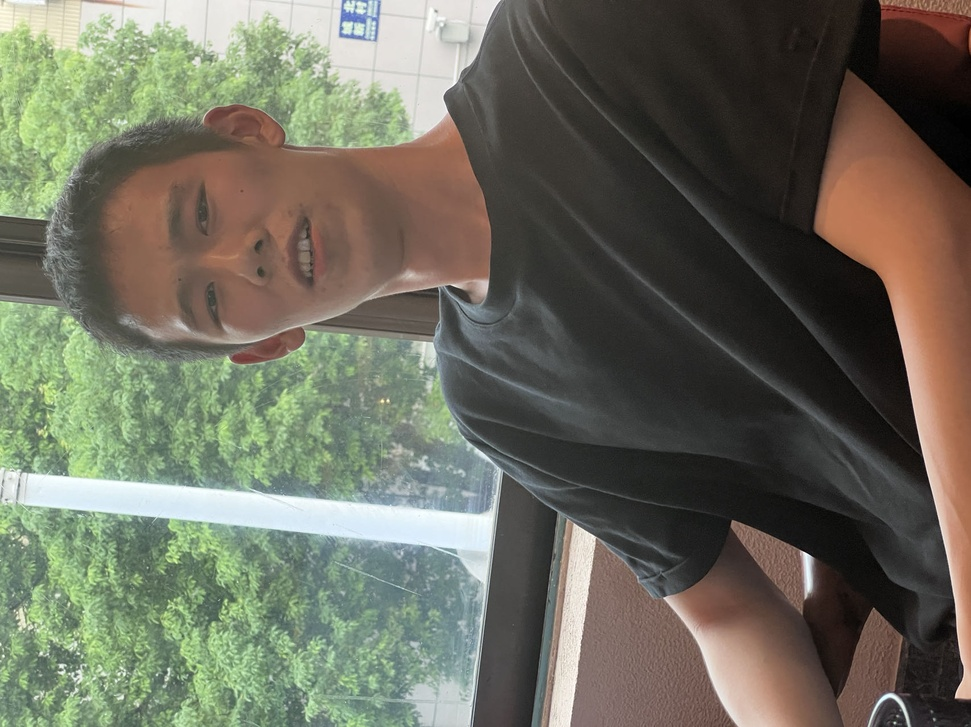
#> input picture hw01/jgy.jpg, 971 x 727 px, shrunk from 1706 x 1278 before the run
$ python test2.py
#> lines starting #> are read from the running program, lines starting #| are printed output that depends on the picture
from PIL import Image
import matplotlib.pyplot as plt

#导入图片
image_path = 'jgy.jpg'
image = Image.open(image_path)
#> image is the input picture: PIL image 971x727 RGB; mean R, G, B 108.1, 107.9, 93.6

#转换灰度图
gray_image = image.convert('L')
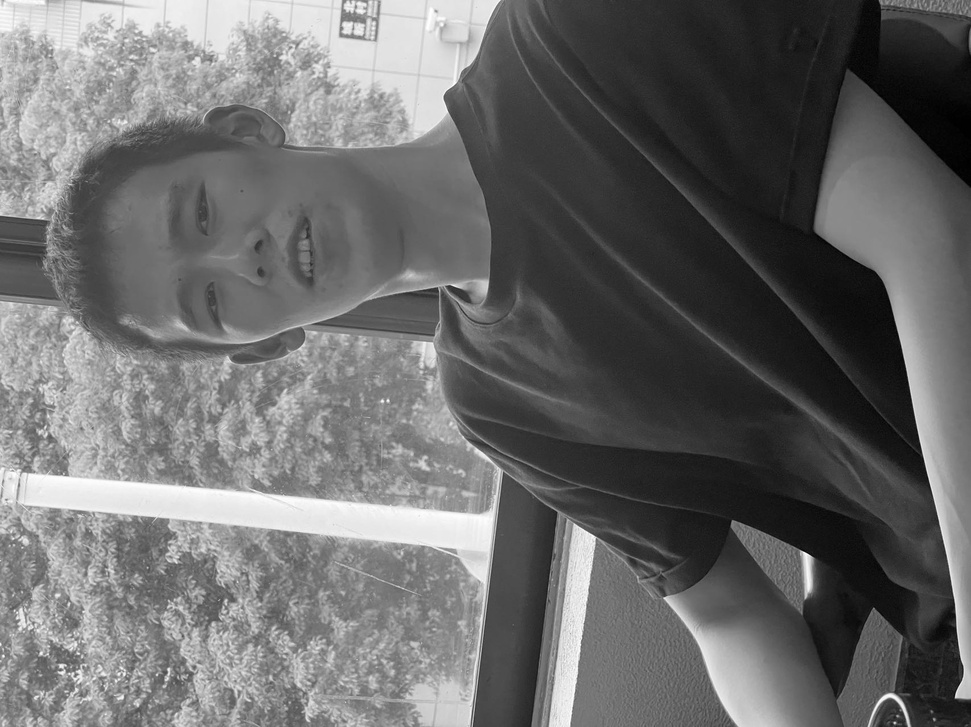
#> gray_image: PIL image 971x727 L; min 0, max 255, mean 106.3

#计算灰度直方图
histogram = gray_image.histogram()
#> histogram = 256 values, max 6514 at index 31, min 7 at index 255, mean 2757.5

plt.figure(figsize=(10, 5))
plt.bar(range(256), histogram, width=1, color='black')
plt.title('Grayscale Histogram')
plt.xlabel('Pixel Intensity')
plt.ylabel('Frequency')
plt.xlim(0, 255)  # 设置横坐标范围
plt.grid(axis='y')

# 显示直方图
plt.show()
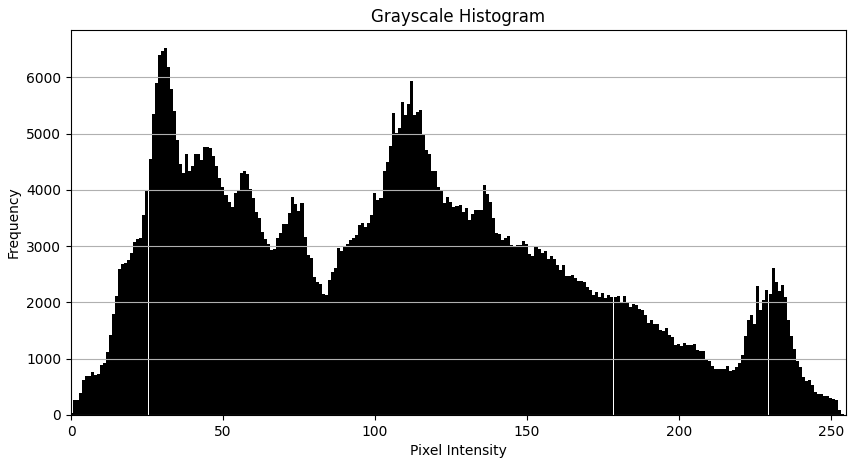
#> figure drawn by matplotlib, 1 panel; tallest bar 6514 high, from x = 30.5 to 31.5
